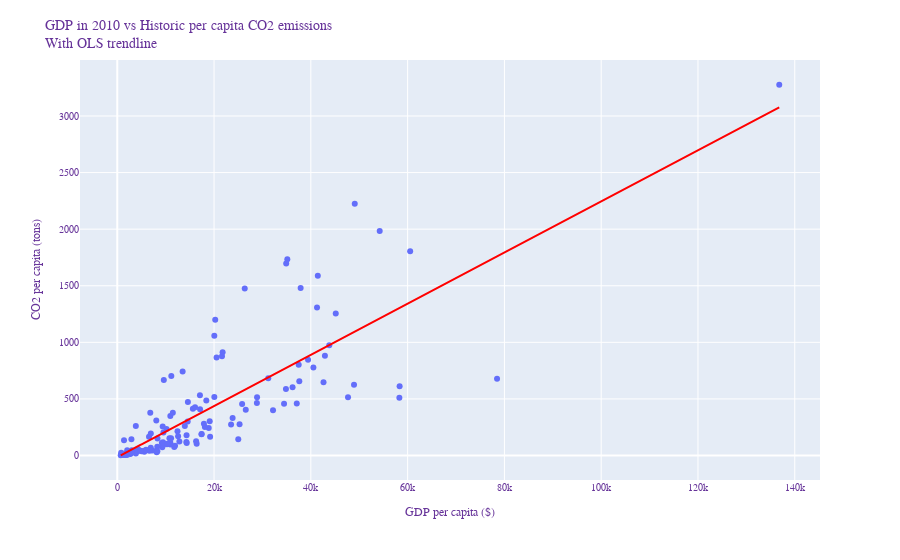

Source (notebook cell):
### Markdown cell above
#### 3.4.2 GDP (per capita) vs CO2 (per capita)

### Code cell
df = df_acc_final.dropna(subset=['gdp_per_capita']).copy()

fig = px.scatter(df, x="gdp_per_capita", y="tot_co2_per_capita_up_till_2010",
                 hover_name="country", trendline='ols', trendline_options=dict(log_x=False),
                 trendline_color_override='red',
                 labels={'gdp_per_capita': 'GDP / Capita (2010) ',
                         'tot_co2_per_capita_up_till_2010': 'CO2 / Capita '},
                 log_x=False)

fig.update_layout(
    title="GDP in 2010 vs Historic per capita CO2 emissions<br>With OLS trendline",
    xaxis_title="GDP per capita ($)",
    yaxis_title="CO2 per capita (tons)",
    font=font_dict
)

results = px.get_trendline_results(fig)
fig.show()
print(f"The correlation is quite high: {df['gdp_per_capita'].corr(df['tot_co2_per_capita_up_till_2010']).round(2)}")

### Figure 1 — Plotly figure (JSON) as saved in the notebook; plotly's stock layout.template omitted (floating-point values rounded to 4 significant figures; data arrays with more than 128 entries replaced by an {"elided": "..."} marker saying what was removed)
{"data": [{"hovertemplate": "<b>%{hovertext}</b><br><br>GDP / Capita (2010) =%{x}<br>CO2 / Capita =%{y}<extra></extra>", "hovertext": {"elided": "145 str values"}, "legendgroup": "", "marker": {"color": "#636efa", "symbol": "circle"}, "mode": "markers", "name": "", "orientation": "v", "showlegend": false, "type": "scatter", "x": {"elided": "145 float values"}, "xaxis": "x", "y": {"elided": "145 float values"}, "yaxis": "y"}, {"hovertemplate": "<b>OLS trendline</b><br>tot_co2_per_capita_up_till_2010 = 0.0226029 * gdp_per_capita + -14.5761<br>R<sup>2</sup>=0.665687<br><br>GDP / Capita (2010) =%{x}<br>CO2 / Capita =%{y} <b>(trend)</b><extra></extra>", "legendgroup": "", "line": {"color": "red"}, "marker": {"color": "#636efa", "symbol": "circle"}, "mode": "lines", "name": "", "showlegend": false, "type": "scatter", "x": {"elided": "145 float values"}, "xaxis": "x", "y": {"elided": "145 float values"}, "yaxis": "y"}], "layout": {"font": {"color": "RebeccaPurple", "family": "Courier New, monospace", "size": 10}, "legend": {"tracegroupgap": 0}, "margin": {"t": 60}, "title": {"text": "GDP in 2010 vs Historic per capita CO2 emissions<br>With OLS trendline"}, "xaxis": {"anchor": "y", "domain": [0, 1], "title": {"text": "GDP per capita ($)"}}, "yaxis": {"anchor": "x", "domain": [0, 1], "title": {"text": "CO2 per capita (tons)"}}}}
